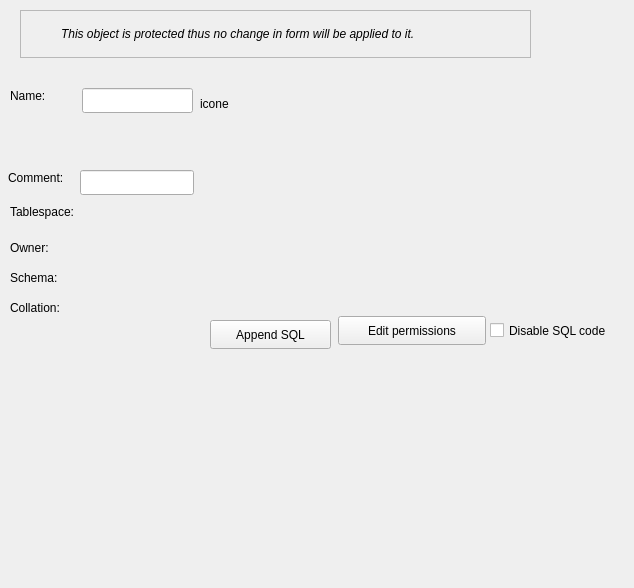
<?xml version="1.0" encoding="UTF-8"?>
<ui version="4.0">
 <class>BaseObjectWidget</class>
 <widget class="QWidget" name="BaseObjectWidget">
  <property name="geometry">
   <rect>
    <x>0</x>
    <y>0</y>
    <width>634</width>
    <height>588</height>
   </rect>
  </property>
  <property name="sizePolicy">
   <sizepolicy hsizetype="Preferred" vsizetype="Preferred">
    <horstretch>0</horstretch>
    <verstretch>0</verstretch>
   </sizepolicy>
  </property>
  <property name="minimumSize">
   <size>
    <width>0</width>
    <height>0</height>
   </size>
  </property>
  <property name="windowTitle">
   <string>Form</string>
  </property>
  <widget class="QLabel" name="name_lbl">
   <property name="geometry">
    <rect>
     <x>10</x>
     <y>88</y>
     <width>50</width>
     <height>16</height>
    </rect>
   </property>
   <property name="sizePolicy">
    <sizepolicy hsizetype="Fixed" vsizetype="Preferred">
     <horstretch>0</horstretch>
     <verstretch>0</verstretch>
    </sizepolicy>
   </property>
   <property name="maximumSize">
    <size>
     <width>16777215</width>
     <height>16777215</height>
    </size>
   </property>
   <property name="text">
    <string>Name:</string>
   </property>
  </widget>
  <widget class="QLineEdit" name="name_edt">
   <property name="geometry">
    <rect>
     <x>82</x>
     <y>88</y>
     <width>111</width>
     <height>25</height>
    </rect>
   </property>
   <property name="minimumSize">
    <size>
     <width>0</width>
     <height>25</height>
    </size>
   </property>
   <property name="maximumSize">
    <size>
     <width>16777215</width>
     <height>25</height>
    </size>
   </property>
   <property name="text">
    <string/>
   </property>
  </widget>
  <widget class="QLabel" name="obj_icon_lbl">
   <property name="geometry">
    <rect>
     <x>200</x>
     <y>88</y>
     <width>32</width>
     <height>32</height>
    </rect>
   </property>
   <property name="minimumSize">
    <size>
     <width>32</width>
     <height>32</height>
    </size>
   </property>
   <property name="maximumSize">
    <size>
     <width>32</width>
     <height>32</height>
    </size>
   </property>
   <property name="frameShape">
    <enum>QFrame::NoFrame</enum>
   </property>
   <property name="frameShadow">
    <enum>QFrame::Plain</enum>
   </property>
   <property name="text">
    <string>icone</string>
   </property>
   <property name="scaledContents">
    <bool>false</bool>
   </property>
   <property name="alignment">
    <set>Qt::AlignLeading|Qt::AlignLeft|Qt::AlignVCenter</set>
   </property>
  </widget>
  <widget class="QLabel" name="comment_lbl">
   <property name="geometry">
    <rect>
     <x>8</x>
     <y>170</y>
     <width>75</width>
     <height>16</height>
    </rect>
   </property>
   <property name="sizePolicy">
    <sizepolicy hsizetype="Fixed" vsizetype="Preferred">
     <horstretch>0</horstretch>
     <verstretch>0</verstretch>
    </sizepolicy>
   </property>
   <property name="minimumSize">
    <size>
     <width>0</width>
     <height>0</height>
    </size>
   </property>
   <property name="maximumSize">
    <size>
     <width>16777215</width>
     <height>16777215</height>
    </size>
   </property>
   <property name="text">
    <string>Comment:</string>
   </property>
  </widget>
  <widget class="QLineEdit" name="comment_edt">
   <property name="geometry">
    <rect>
     <x>80</x>
     <y>170</y>
     <width>114</width>
     <height>25</height>
    </rect>
   </property>
   <property name="minimumSize">
    <size>
     <width>0</width>
     <height>25</height>
    </size>
   </property>
  </widget>
  <widget class="QLabel" name="tablespace_lbl">
   <property name="geometry">
    <rect>
     <x>10</x>
     <y>204</y>
     <width>91</width>
     <height>16</height>
    </rect>
   </property>
   <property name="sizePolicy">
    <sizepolicy hsizetype="Fixed" vsizetype="Preferred">
     <horstretch>0</horstretch>
     <verstretch>0</verstretch>
    </sizepolicy>
   </property>
   <property name="text">
    <string>Tablespace:</string>
   </property>
  </widget>
  <widget class="QLabel" name="schema_lbl">
   <property name="geometry">
    <rect>
     <x>10</x>
     <y>270</y>
     <width>61</width>
     <height>16</height>
    </rect>
   </property>
   <property name="sizePolicy">
    <sizepolicy hsizetype="Fixed" vsizetype="Preferred">
     <horstretch>0</horstretch>
     <verstretch>0</verstretch>
    </sizepolicy>
   </property>
   <property name="text">
    <string>Schema:</string>
   </property>
  </widget>
  <widget class="QToolButton" name="edt_perms_tb">
   <property name="geometry">
    <rect>
     <x>338</x>
     <y>316</y>
     <width>148</width>
     <height>29</height>
    </rect>
   </property>
   <property name="sizePolicy">
    <sizepolicy hsizetype="Fixed" vsizetype="Preferred">
     <horstretch>0</horstretch>
     <verstretch>0</verstretch>
    </sizepolicy>
   </property>
   <property name="minimumSize">
    <size>
     <width>0</width>
     <height>0</height>
    </size>
   </property>
   <property name="maximumSize">
    <size>
     <width>16777215</width>
     <height>30</height>
    </size>
   </property>
   <property name="focusPolicy">
    <enum>Qt::StrongFocus</enum>
   </property>
   <property name="toolTip">
    <string>Edit object's permissions</string>
   </property>
   <property name="text">
    <string>Edit permissions</string>
   </property>
   <property name="icon">
    <iconset resource="../res/resources.qrc">
     <normaloff>:/icones/icones/editar.png</normaloff>:/icones/icones/editar.png</iconset>
   </property>
   <property name="iconSize">
    <size>
     <width>20</width>
     <height>20</height>
    </size>
   </property>
   <property name="toolButtonStyle">
    <enum>Qt::ToolButtonTextBesideIcon</enum>
   </property>
  </widget>
  <widget class="QFrame" name="protected_obj_frm">
   <property name="geometry">
    <rect>
     <x>20</x>
     <y>10</y>
     <width>511</width>
     <height>48</height>
    </rect>
   </property>
   <property name="sizePolicy">
    <sizepolicy hsizetype="Preferred" vsizetype="Fixed">
     <horstretch>0</horstretch>
     <verstretch>0</verstretch>
    </sizepolicy>
   </property>
   <property name="minimumSize">
    <size>
     <width>0</width>
     <height>48</height>
    </size>
   </property>
   <property name="frameShape">
    <enum>QFrame::StyledPanel</enum>
   </property>
   <property name="frameShadow">
    <enum>QFrame::Raised</enum>
   </property>
   <layout class="QGridLayout" name="gridLayout">
    <property name="leftMargin">
     <number>2</number>
    </property>
    <property name="topMargin">
     <number>2</number>
    </property>
    <property name="rightMargin">
     <number>2</number>
    </property>
    <property name="bottomMargin">
     <number>2</number>
    </property>
    <item row="0" column="0">
     <widget class="QLabel" name="label">
      <property name="minimumSize">
       <size>
        <width>32</width>
        <height>32</height>
       </size>
      </property>
      <property name="maximumSize">
       <size>
        <width>32</width>
        <height>32</height>
       </size>
      </property>
      <property name="text">
       <string/>
      </property>
      <property name="textFormat">
       <enum>Qt::AutoText</enum>
      </property>
      <property name="pixmap">
       <pixmap resource="../res/resources.qrc">:/icones/icones/msgbox_alerta.png</pixmap>
      </property>
     </widget>
    </item>
    <item row="0" column="1">
     <widget class="QLabel" name="label_2">
      <property name="font">
       <font>
        <weight>50</weight>
        <italic>true</italic>
        <bold>false</bold>
        <underline>false</underline>
        <strikeout>false</strikeout>
        <kerning>true</kerning>
       </font>
      </property>
      <property name="text">
       <string>This object is protected thus no change in form will be applied to it.</string>
      </property>
      <property name="wordWrap">
       <bool>true</bool>
      </property>
     </widget>
    </item>
   </layout>
  </widget>
  <widget class="QCheckBox" name="disable_sql_chk">
   <property name="geometry">
    <rect>
     <x>490</x>
     <y>320</y>
     <width>137</width>
     <height>21</height>
    </rect>
   </property>
   <property name="sizePolicy">
    <sizepolicy hsizetype="Fixed" vsizetype="Fixed">
     <horstretch>0</horstretch>
     <verstretch>0</verstretch>
    </sizepolicy>
   </property>
   <property name="focusPolicy">
    <enum>Qt::StrongFocus</enum>
   </property>
   <property name="toolTip">
    <string>Disables the generated SQL code using comment tokens (--).
This will disable the code of all child and referrer objects.</string>
   </property>
   <property name="text">
    <string>Disable SQL code</string>
   </property>
  </widget>
  <widget class="QLabel" name="collation_lbl">
   <property name="geometry">
    <rect>
     <x>10</x>
     <y>300</y>
     <width>61</width>
     <height>16</height>
    </rect>
   </property>
   <property name="sizePolicy">
    <sizepolicy hsizetype="Fixed" vsizetype="Preferred">
     <horstretch>0</horstretch>
     <verstretch>0</verstretch>
    </sizepolicy>
   </property>
   <property name="text">
    <string>Collation:</string>
   </property>
  </widget>
  <widget class="QToolButton" name="append_sql_tb">
   <property name="geometry">
    <rect>
     <x>210</x>
     <y>320</y>
     <width>121</width>
     <height>29</height>
    </rect>
   </property>
   <property name="sizePolicy">
    <sizepolicy hsizetype="Fixed" vsizetype="Preferred">
     <horstretch>0</horstretch>
     <verstretch>0</verstretch>
    </sizepolicy>
   </property>
   <property name="minimumSize">
    <size>
     <width>0</width>
     <height>0</height>
    </size>
   </property>
   <property name="maximumSize">
    <size>
     <width>16777215</width>
     <height>30</height>
    </size>
   </property>
   <property name="focusPolicy">
    <enum>Qt::StrongFocus</enum>
   </property>
   <property name="toolTip">
    <string>Append a set of SQL commands to the object's definition.</string>
   </property>
   <property name="text">
    <string>Append SQL</string>
   </property>
   <property name="icon">
    <iconset resource="../res/resources.qrc">
     <normaloff>:/icones/icones/sqlappend.png</normaloff>:/icones/icones/sqlappend.png</iconset>
   </property>
   <property name="iconSize">
    <size>
     <width>20</width>
     <height>20</height>
    </size>
   </property>
   <property name="toolButtonStyle">
    <enum>Qt::ToolButtonTextBesideIcon</enum>
   </property>
  </widget>
  <widget class="QLabel" name="owner_lbl">
   <property name="geometry">
    <rect>
     <x>10</x>
     <y>240</y>
     <width>41</width>
     <height>16</height>
    </rect>
   </property>
   <property name="sizePolicy">
    <sizepolicy hsizetype="Fixed" vsizetype="Preferred">
     <horstretch>0</horstretch>
     <verstretch>0</verstretch>
    </sizepolicy>
   </property>
   <property name="text">
    <string>Owner:</string>
   </property>
  </widget>
 </widget>
 <tabstops>
  <tabstop>name_edt</tabstop>
  <tabstop>comment_edt</tabstop>
  <tabstop>append_sql_tb</tabstop>
  <tabstop>edt_perms_tb</tabstop>
  <tabstop>disable_sql_chk</tabstop>
 </tabstops>
 <resources>
  <include location="../res/resources.qrc"/>
 </resources>
 <connections/>
</ui>
